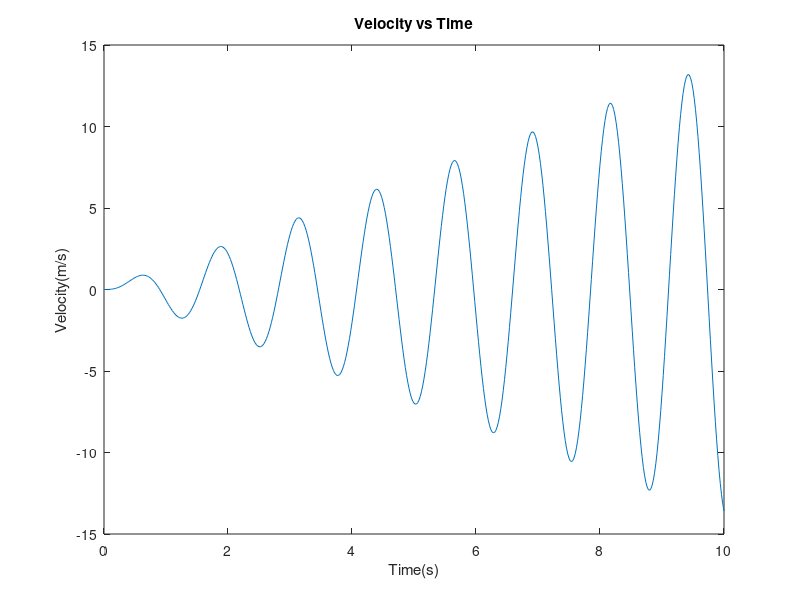

Here is the MATLAB script that generated this plot:
% Acceleration and Velocity
% Create the function handle for the acceleration 
acc = @(t) 7*t.*sin(5*t); %(m/s^2)
% Use a for loop with t values ranging from 0 to 10 
% with an increment of 0.02.
count = 1;
for t = 0:0.02:10 
    vel(count) = integral(acc,0,t);
    count = count + 1; 
end
t = 0:0.02:10;
% Plot velocity vs time 
plot(t, vel)
xlabel('Time(s)')
ylabel('Velocity(m/s)')
title('Velocity vs Time')
